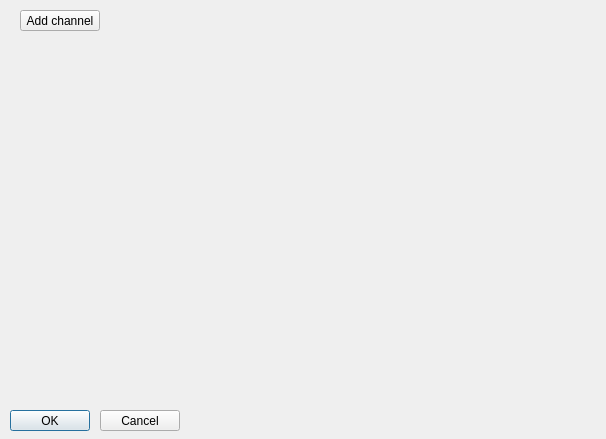
<?xml version="1.0" encoding="UTF-8"?>
<ui version="4.0">
 <class>ChannelOverviewUI</class>
 <widget class="QDialog" name="ChannelOverviewUI">
  <property name="geometry">
   <rect>
    <x>0</x>
    <y>0</y>
    <width>606</width>
    <height>439</height>
   </rect>
  </property>
  <property name="windowTitle">
   <string>Channel overview</string>
  </property>
  <widget class="QPushButton" name="btn_OK">
   <property name="geometry">
    <rect>
     <x>10</x>
     <y>410</y>
     <width>80</width>
     <height>21</height>
    </rect>
   </property>
   <property name="text">
    <string>OK</string>
   </property>
  </widget>
  <widget class="QPushButton" name="btn_cancel">
   <property name="geometry">
    <rect>
     <x>100</x>
     <y>410</y>
     <width>80</width>
     <height>21</height>
    </rect>
   </property>
   <property name="text">
    <string>Cancel</string>
   </property>
  </widget>
  <widget class="QWidget" name="gridLayoutWidget">
   <property name="geometry">
    <rect>
     <x>20</x>
     <y>40</y>
     <width>571</width>
     <height>361</height>
    </rect>
   </property>
   <layout class="QGridLayout" name="gridLayout"/>
  </widget>
  <widget class="QPushButton" name="btn_add_channel">
   <property name="geometry">
    <rect>
     <x>20</x>
     <y>10</y>
     <width>80</width>
     <height>21</height>
    </rect>
   </property>
   <property name="text">
    <string>Add channel</string>
   </property>
  </widget>
 </widget>
 <resources/>
 <connections/>
</ui>
